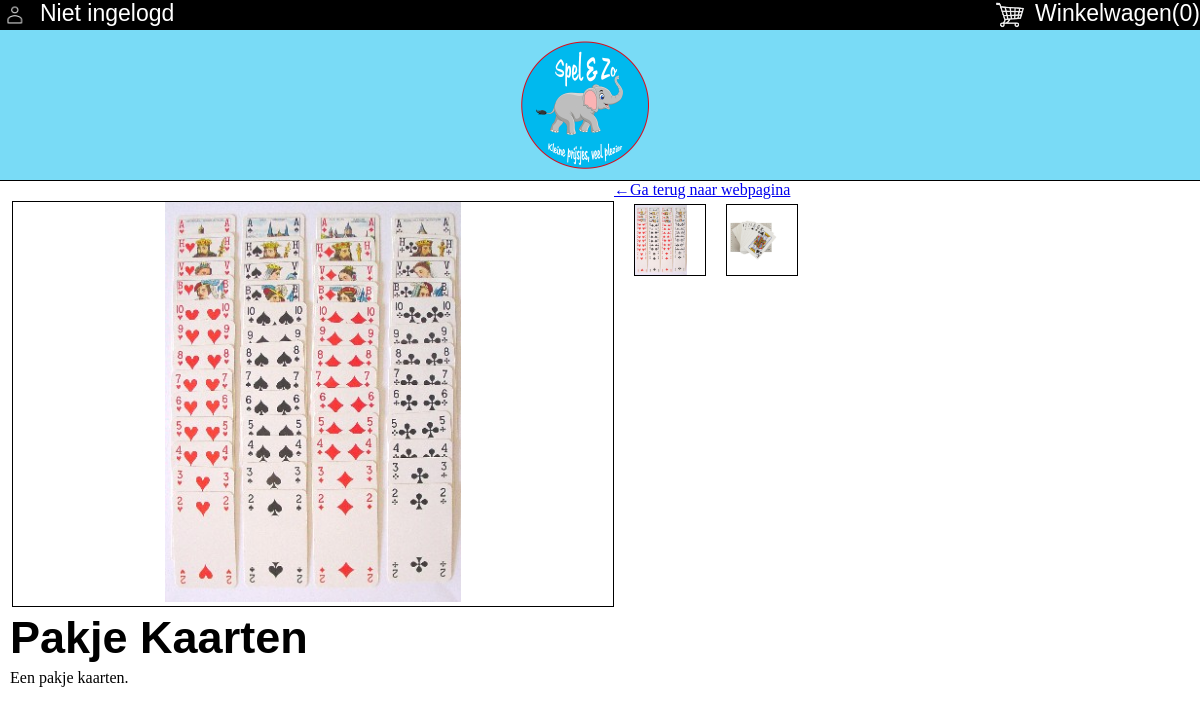
Screenshot of /product-detail.php?id=15 with the database file from the repository.
### tables this page shows
CREATE TABLE `product_image` (
  `id` int(11) NOT NULL,
  `product_id` int(11) NOT NULL,
  `image` varchar(255) NOT NULL
);

CREATE TABLE `product` (
  `id` int(11) NOT NULL,
  `name` varchar(255) NOT NULL,
  `description` text NOT NULL,
  `price` decimal(10,2) DEFAULT NULL,
  `sale` decimal(10,2) DEFAULT NULL,
  `weight` int(11) NOT NULL,
  `stock` int(11) NOT NULL,
  `minage` int(11) NOT NULL,
  `maxage` int(11) NOT NULL,
  `playtime` int(11) NOT NULL,
  `players` int(11) NOT NULL,
  `catogory_id` int(11) NOT NULL
);

### product-detail.php (the view, shortened to what this page needs)
<?php
require_once("admin/assets/config/connect.php");
$searchid = $_GET['id'];
$query = "SELECT product.*, product_image.image FROM product LEFT JOIN product_image ON product_image.product_id = product.id WHERE product.id=$searchid GROUP BY id";
if($result = $conn->query($query)){
    while($row = $result->fetch_assoc()){
        $image = $row['image'];
        $name = $row['name'];
        $beschrijving = $row['description'];
    }
}
?>
<!DOCTYPE html>
<html lang="en">
<head>
    <link rel="stylesheet" href="/assets/css/homestyle.css">
    <link rel="stylesheet" href="/assets/css/homeresponsive.css">
    <link rel="stylesheet" href="https://use.typekit.net/mdn4bzp.css">
</head>
<body>
    <div class="logbar">
        <a href="winkelwagen.php" class="right">
            <img src="assets/img/winkelwagen.png" alt="winkelwagen"/>
            <p>Winkelwagen(<?php session_start(); echo count($_SESSION['winkelwagen']); ?>)</p>
        </a>
        <?php
                if(isset($_SESSION['klantlogin'])){
                    echo '<a href="account.php" class="left">';
                }
                else{
                    echo '<a href="login.php" class="left">';
                }
        ?>
            <img src="assets/img/login-before.png" alt="login"/>
            <?php
                if(isset($_SESSION['klantlogin'])){
                    echo "<p>Hallo, ". $_SESSION['klantlogin'] . "</p>";
                }
                else{
                    echo "<p>Niet ingelogd</p>";
                }
            ?>
        </a>
    </div>
    <header>
        <a href="index.php"><img src="assets/img/logo.png" alt="Logo"></a>
    </header>
    <a href="index.php">&larr;Ga terug naar webpagina</a>
    <div class="image-groot">
        <img id="groot" src="assets/uploads/<?php echo $image ?>" alt="img-groot">
    </div>
    <div class="images">
        <?php
        $query2 = "SELECT image FROM product_image WHERE product_id=$searchid";
        if($result2 = $conn->query($query2)){
            while($row2 = $result2->fetch_assoc()){
                echo '<div class="img-klein" onclick="afbeelding(this)"><img src="assets/uploads/' .$row2['image'].'"></div>';
            }
        }
        ?>
    </div>
    <div class="detailtekst">
        <h1><?php echo $name ?></h1>
        <p><?php echo $beschrijving ?></p>
    </div>
    </body>
</html>

### assets/css/homestyle.css (style rules this page uses)
* { padding: 0; margin: 0; }
header { width: 100%; background-color: #00baee86; height: 150px; color: white; font-family: ff-duper-web-pro, sans-serif; font-size: 25px; line-height: 100px; text-align: center; border-bottom: 1px solid black; }
header img { width: 150px; height: 150px; margin: 0px auto; }
.logbar { width: 100%; height: 30px; background-color: black; }
.logbar img { height: 30px; }
.logbar a { text-decoration: none; }
.right { float: right; }
.left { float: left; }
.image-groot { width: 50%; height: auto; border: 1px solid black; margin-top: 20px; margin-left: 1%; text-align: center; float: left; }
.image-groot img { max-width: 100%; max-height: 400px; margin: auto; }
.img-klein { width: 70px; height: 70px; border: 1px solid black; margin-left: 0px; margin-top: 5px; float: left; }
.img-klein img { max-width: 100%; max-height: 70px; }
.img-klein { margin-left: 20px; }
.images { margin-left: -7px; }
h1 { color: black; font-family: ff-duper-web-pro, sans-serif; font-size: 45px; margin: 2px; margin: 5px; margin-left: 10px; }
.detailtekst { width: 100%; text-align: left; float: left; }
p { margin-left: 10px; }
.right p, .left p { color: white; font-family: ff-duper-web-pro, sans-serif; font-size: 23px; float: right; }
.right img { display: inline-block; }

### rows the page displays
product_image: image (picture)
product_image: image (picture)
product: name "Pakje Kaarten", description "Een pakje kaarten."

### other values shown
count($_SESSION['winkelwagen']) "0"
